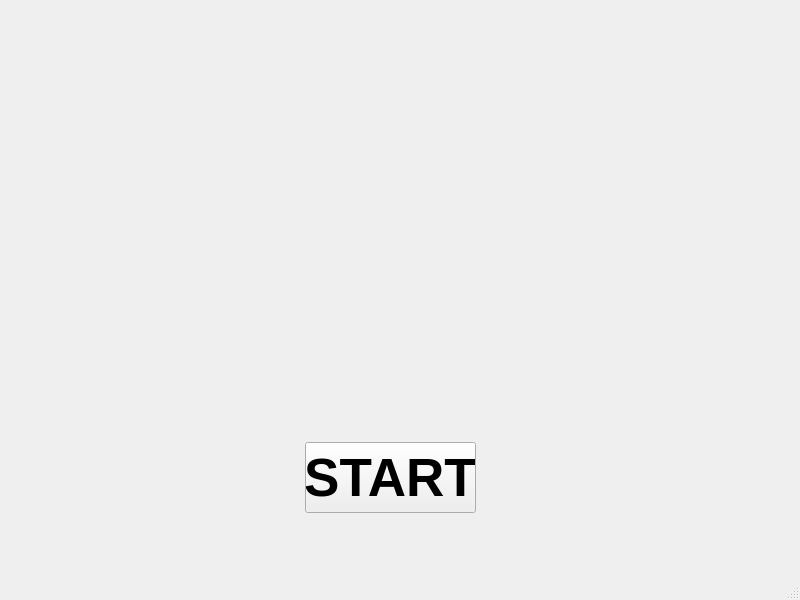
<?xml version="1.0" encoding="UTF-8"?>
<ui version="4.0">
 <class>window</class>
 <widget class="QMainWindow" name="window">
  <property name="geometry">
   <rect>
    <x>0</x>
    <y>0</y>
    <width>800</width>
    <height>600</height>
   </rect>
  </property>
  <property name="windowTitle">
   <string>MainWindow</string>
  </property>
  <widget class="QWidget" name="centralwidget">
   <widget class="QPushButton" name="pushButton">
    <property name="geometry">
     <rect>
      <x>305</x>
      <y>442</y>
      <width>171</width>
      <height>71</height>
     </rect>
    </property>
    <property name="font">
     <font>
      <pointsize>40</pointsize>
      <weight>75</weight>
      <bold>true</bold>
     </font>
    </property>
    <property name="text">
     <string>START</string>
    </property>
   </widget>
  </widget>
  <widget class="QMenuBar" name="menubar">
   <property name="geometry">
    <rect>
     <x>0</x>
     <y>0</y>
     <width>800</width>
     <height>22</height>
    </rect>
   </property>
  </widget>
  <widget class="QStatusBar" name="statusbar"/>
 </widget>
 <resources/>
 <connections/>
</ui>
